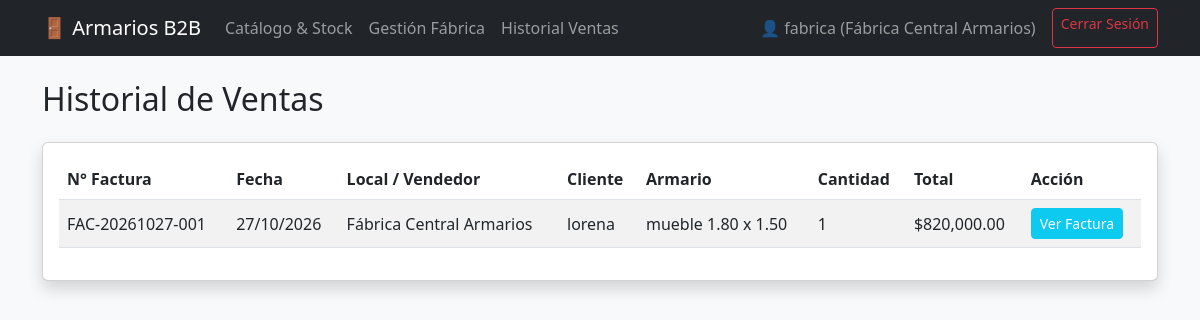
/ventas/historial (signed in), run on the app's committed database.
### app.py (models this page shows, shortened)
class Usuario(UserMixin, db.Model):
    __tablename__ = 'usuarios'
    id = db.Column(db.Integer, primary_key=True)
    username = db.Column(db.String(50), unique=True, nullable=False)
    password_hash = db.Column(db.String(255), nullable=False)
    rol = db.Column(db.String(20), nullable=False) # 'fabrica' o 'vendedor'
    nombre_local = db.Column(db.String(100), nullable=True)

class Venta(db.Model):
    __tablename__ = 'ventas'
    id = db.Column(db.Integer, primary_key=True)
    numero_factura = db.Column(db.String(20), unique=True, nullable=False)
    fecha = db.Column(db.DateTime, default=datetime.utcnow)
    vendedor_id = db.Column(db.Integer, db.ForeignKey('usuarios.id'), nullable=False)
    vendedor = db.relationship('Usuario', backref='ventas')
    mueble_id = db.Column(db.Integer, db.ForeignKey('muebles.id'), nullable=False)
    mueble = db.relationship('Mueble', backref='ventas')
    cantidad = db.Column(db.Integer, nullable=False)
    precio_unitario = db.Column(db.Float, nullable=False)
    total = db.Column(db.Float, nullable=False)
    cliente_nombre = db.Column(db.String(100), nullable=False)
    cliente_documento = db.Column(db.String(50), nullable=False)
    cliente_telefono = db.Column(db.String(50), nullable=True)
    cliente_direccion = db.Column(db.String(200), nullable=True)

class Mueble(db.Model):
    __tablename__ = 'muebles'
    id = db.Column(db.Integer, primary_key=True)
    nombre = db.Column(db.String(100), nullable=False)
    descripcion = db.Column(db.Text, nullable=True)
    precio = db.Column(db.Float, nullable=False)
    stock = db.Column(db.Integer, nullable=False, default=0)
    imagen = db.Column(db.String(255), nullable=True, default='default.jpg')

### app.py (the view)
@app.route('/ventas/historial')
@login_required
def historial_ventas():
    if current_user.rol == 'fabrica':
        ventas = Venta.query.order_by(Venta.fecha.desc()).all()
    else:
        ventas = Venta.query.filter_by(vendedor_id=current_user.id).order_by(Venta.fecha.desc()).all()
    return render_template('historial_ventas.html', ventas=ventas)

### app.py (called while the page is built)
@login_manager.user_loader
def load_user(user_id):
    return Usuario.query.get(int(user_id))

### templates/historial_ventas.html
{% extends "base.html" %}
{% block content %}
<h2>Historial de Ventas</h2>
<div class="card shadow mt-4">
    <div class="card-body">
        <table class="table table-striped align-middle">
            <thead>
                <tr>
                    <th>N° Factura</th>
                    <th>Fecha</th>
                    <th>Local / Vendedor</th>
                    <th>Cliente</th>
                    <th>Armario</th>
                    <th>Cantidad</th>
                    <th>Total</th>
                    <th>Acción</th>
                </tr>
            </thead>
            <tbody>
                {% for venta in ventas %}
                <tr>
                    <td>{{ venta.numero_factura }}</td>
                    <td>{{ venta.fecha.strftime('%d/%m/%Y') }}</td>
                    <td>{{ venta.vendedor.nombre_local }}</td>
                    <td>{{ venta.cliente_nombre }}</td>
                    <td>{{ venta.mueble.nombre }}</td>
                    <td>{{ venta.cantidad }}</td>
                    <td>${{ "{:,.2f}".format(venta.total) }}</td>
                    <td><a href="{{ url_for('ver_factura', venta_id=venta.id) }}" class="btn btn-sm btn-info text-white">Ver Factura</a></td>
                </tr>
                {% endfor %}
            </tbody>
        </table>
    </div>
</div>
{% endblock %}

### templates/base.html (shortened to what this page needs)
<!DOCTYPE html>
<html lang="es">
<head>
    <link href="https://cdn.jsdelivr.net/npm/bootstrap@5.3.0/dist/css/bootstrap.min.css" rel="stylesheet">
</head>
<body class="bg-light">
    <nav class="navbar navbar-expand-lg navbar-dark bg-dark mb-4">
        <div class="container">
            <a class="navbar-brand" href="{{ url_for('catalogo') }}">🚪 Armarios B2B</a>
            {% if current_user.is_authenticated %}
            <div class="navbar-nav me-auto">
                <a class="nav-link" href="{{ url_for('catalogo') }}">Catálogo & Stock</a>
                {% if current_user.rol == 'fabrica' %}
                <a class="nav-link" href="{{ url_for('gestionar_muebles') }}">Gestión Fábrica</a>
                {% endif %}
                <a class="nav-link" href="{{ url_for('historial_ventas') }}">Historial Ventas</a>
            </div>
            <div class="navbar-nav">
                <span class="navbar-text me-3">👤 {{ current_user.username }} ({{ current_user.nombre_local }})</span>
                <a class="btn btn-outline-danger btn-sm" href="{{ url_for('logout') }}">Cerrar Sesión</a>
            </div>
            {% endif %}
        </div>
    </nav>
    <div class="container">
        {% block content %}{% endblock %}
    </div>
</body>
</html>

### data on the page
Usuario: username "fabrica", nombre_local "Fábrica Central Armarios"
Venta: numero_factura "FAC-20261027-001", fecha "27/10/2026", vendedor.nombre_local "Fábrica Central Armarios", cliente_nombre "lorena", mueble.nombre "mueble 1.80 x 1.50", cantidad "1", total "820,000.00"
